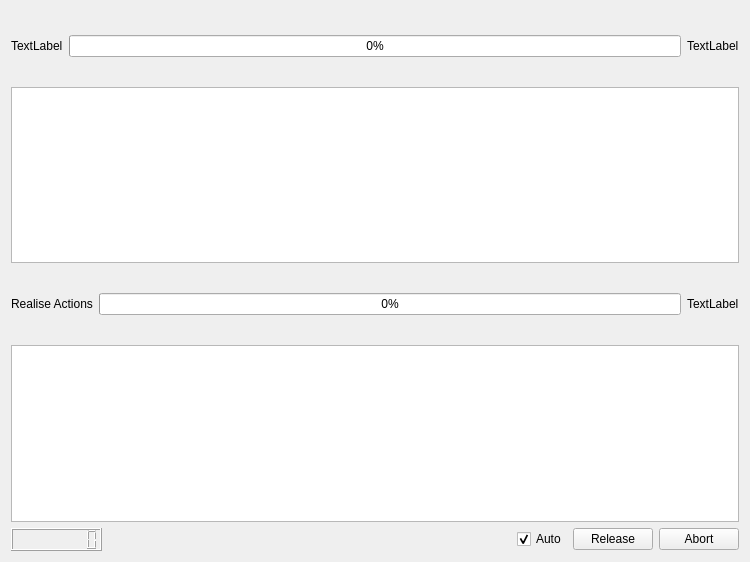
<?xml version="1.0" encoding="UTF-8"?>
<ui version="4.0">
 <class>UpdateWindows</class>
 <widget class="QWidget" name="UpdateWindows">
  <property name="geometry">
   <rect>
    <x>0</x>
    <y>0</y>
    <width>750</width>
    <height>562</height>
   </rect>
  </property>
  <property name="windowTitle">
   <string>Form</string>
  </property>
  <layout class="QGridLayout" name="gridLayout">
   <item row="0" column="0">
    <layout class="QVBoxLayout" name="verticalLayout">
     <item>
      <layout class="QHBoxLayout" name="horizontalLayoutprepare">
       <item>
        <widget class="QLabel" name="lab_result">
         <property name="text">
          <string>TextLabel</string>
         </property>
        </widget>
       </item>
       <item>
        <widget class="QProgressBar" name="progressBar">
         <property name="sizePolicy">
          <sizepolicy hsizetype="Expanding" vsizetype="Fixed">
           <horstretch>0</horstretch>
           <verstretch>0</verstretch>
          </sizepolicy>
         </property>
         <property name="value">
          <number>0</number>
         </property>
        </widget>
       </item>
       <item>
        <widget class="QLabel" name="lab_advance">
         <property name="enabled">
          <bool>true</bool>
         </property>
         <property name="sizePolicy">
          <sizepolicy hsizetype="Minimum" vsizetype="Fixed">
           <horstretch>0</horstretch>
           <verstretch>0</verstretch>
          </sizepolicy>
         </property>
         <property name="minimumSize">
          <size>
           <width>0</width>
           <height>70</height>
          </size>
         </property>
         <property name="text">
          <string>TextLabel</string>
         </property>
        </widget>
       </item>
      </layout>
     </item>
     <item>
      <widget class="QTableView" name="tbl_update">
       <property name="alternatingRowColors">
        <bool>true</bool>
       </property>
       <property name="selectionBehavior">
        <enum>QAbstractItemView::SelectRows</enum>
       </property>
      </widget>
     </item>
     <item>
      <layout class="QHBoxLayout" name="horizontalLayoutrelease">
       <item>
        <widget class="QLabel" name="lab_release">
         <property name="text">
          <string>Realise Actions</string>
         </property>
        </widget>
       </item>
       <item>
        <widget class="QProgressBar" name="progressBarrelease">
         <property name="value">
          <number>0</number>
         </property>
        </widget>
       </item>
       <item>
        <widget class="QLabel" name="lab_releaseadvance">
         <property name="minimumSize">
          <size>
           <width>0</width>
           <height>70</height>
          </size>
         </property>
         <property name="text">
          <string>TextLabel</string>
         </property>
        </widget>
       </item>
      </layout>
     </item>
     <item>
      <widget class="QTextEdit" name="textEditrelease">
       <property name="verticalScrollBarPolicy">
        <enum>Qt::ScrollBarAsNeeded</enum>
       </property>
       <property name="horizontalScrollBarPolicy">
        <enum>Qt::ScrollBarAsNeeded</enum>
       </property>
       <property name="tabStopWidth">
        <number>2000</number>
       </property>
      </widget>
     </item>
     <item>
      <layout class="QHBoxLayout" name="horizontalLayoutcommands">
       <item>
        <widget class="QLCDNumber" name="lcdTime">
         <property name="digitCount">
          <number>8</number>
         </property>
        </widget>
       </item>
       <item>
        <spacer name="horizontalSpacer">
         <property name="orientation">
          <enum>Qt::Horizontal</enum>
         </property>
         <property name="sizeHint" stdset="0">
          <size>
           <width>40</width>
           <height>20</height>
          </size>
         </property>
        </spacer>
       </item>
       <item>
        <widget class="QCheckBox" name="checkBoxStart">
         <property name="text">
          <string>Auto</string>
         </property>
         <property name="checked">
          <bool>true</bool>
         </property>
        </widget>
       </item>
       <item>
        <widget class="QPushButton" name="btn_action">
         <property name="text">
          <string>Release</string>
         </property>
        </widget>
       </item>
       <item>
        <widget class="QPushButton" name="btn_quit">
         <property name="text">
          <string>Abort</string>
         </property>
        </widget>
       </item>
      </layout>
     </item>
    </layout>
   </item>
  </layout>
 </widget>
 <resources/>
 <connections/>
</ui>
